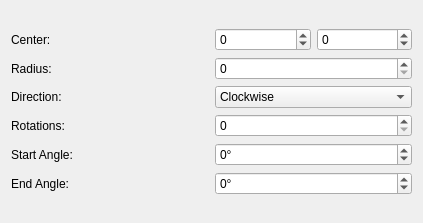
<?xml version="1.0" encoding="UTF-8"?>
<ui version="4.0">
 <class>InspectorSpatSymbolCircle</class>
 <widget class="QWidget" name="InspectorSpatSymbolCircle">
  <property name="geometry">
   <rect>
    <x>0</x>
    <y>0</y>
    <width>423</width>
    <height>223</height>
   </rect>
  </property>
  <property name="windowTitle">
   <string>Form</string>
  </property>
  <layout class="QVBoxLayout" name="verticalLayout">
   <item>
    <layout class="QGridLayout" name="gridLayout">
     <item row="0" column="0">
      <widget class="QLabel" name="label_6">
       <property name="text">
        <string>Center:</string>
       </property>
      </widget>
     </item>
     <item row="0" column="1">
      <layout class="QHBoxLayout" name="horizontalLayout_2">
       <item>
        <widget class="QSpinBox" name="centerX">
         <property name="minimum">
          <number>-100</number>
         </property>
         <property name="maximum">
          <number>100</number>
         </property>
        </widget>
       </item>
       <item>
        <widget class="QSpinBox" name="centerY">
         <property name="minimum">
          <number>-100</number>
         </property>
         <property name="maximum">
          <number>100</number>
         </property>
        </widget>
       </item>
      </layout>
     </item>
     <item row="1" column="0">
      <widget class="QLabel" name="label">
       <property name="text">
        <string>Radius:</string>
       </property>
      </widget>
     </item>
     <item row="1" column="1">
      <widget class="QSpinBox" name="radius">
       <property name="maximum">
        <number>100</number>
       </property>
      </widget>
     </item>
     <item row="2" column="1">
      <widget class="QComboBox" name="direction">
       <property name="editable">
        <bool>false</bool>
       </property>
       <item>
        <property name="text">
         <string>Clockwise</string>
        </property>
       </item>
       <item>
        <property name="text">
         <string>Anticlockwise</string>
        </property>
       </item>
      </widget>
     </item>
     <item row="2" column="0">
      <widget class="QLabel" name="label_2">
       <property name="text">
        <string>Direction:</string>
       </property>
      </widget>
     </item>
     <item row="3" column="1">
      <widget class="QSpinBox" name="rotations"/>
     </item>
     <item row="3" column="0">
      <widget class="QLabel" name="label_3">
       <property name="text">
        <string>Rotations:</string>
       </property>
      </widget>
     </item>
     <item row="4" column="1">
      <widget class="QSpinBox" name="startAngle">
       <property name="suffix">
        <string>°</string>
       </property>
       <property name="minimum">
        <number>-180</number>
       </property>
       <property name="maximum">
        <number>180</number>
       </property>
      </widget>
     </item>
     <item row="4" column="0">
      <widget class="QLabel" name="label_4">
       <property name="text">
        <string>Start Angle:</string>
       </property>
      </widget>
     </item>
     <item row="5" column="1">
      <widget class="QSpinBox" name="stopAngle">
       <property name="suffix">
        <string>°</string>
       </property>
       <property name="minimum">
        <number>-180</number>
       </property>
       <property name="maximum">
        <number>180</number>
       </property>
      </widget>
     </item>
     <item row="5" column="0">
      <widget class="QLabel" name="label_5">
       <property name="text">
        <string>End Angle:</string>
       </property>
      </widget>
     </item>
    </layout>
   </item>
  </layout>
 </widget>
 <resources>
  <include location="musescore.qrc"/>
 </resources>
 <connections/>
</ui>
